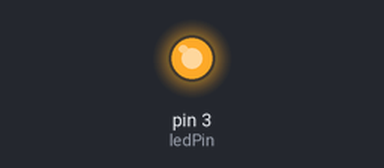
This program was run on a simulated Arduino Uno, built with avr-gcc and run on an emulated ATmega328P. Shown: output pins drawn as LEDs (lit = HIGH).

Above: at 0.05 s.
At 1.55 s:
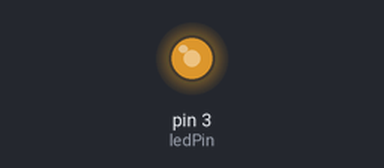
At 2.8 s:
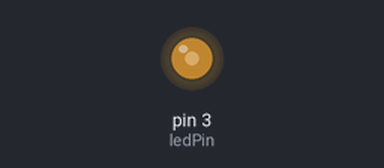
At 5.6 s:
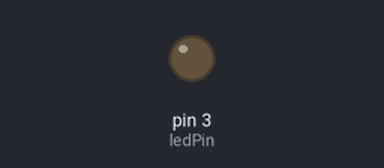
Timing chart, 0 to 7.3 s (numbered marks = the images above):
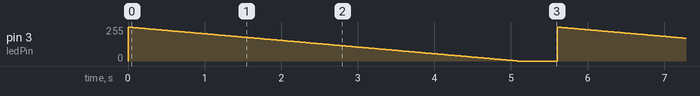

The program:

main.cpp
```cpp
#include <Arduino.h>
int ledPin        = 3;         // LED sur pin 3
int intensiteDEL  = 255;
int delai         = 20;

void setup() {
  pinMode(ledPin, OUTPUT);    // Broche de la DEL en mode OUTPUT
}

void loop() {
    analogWrite(ledPin, --intensiteDEL);
    if (!intensiteDEL) {
      intensiteDEL = 255;
      delay(500); // Laisser la DEL éteinte pendant 1/2 sec.
    }
    delay(delai); // Ralentir un peu la variation d'intensité de la DEL.
}
```

Measured:
- by itself, pin 3 (ledPin): ramps from 254/255 to 0/255 and jumps back, once every 5.6 s
